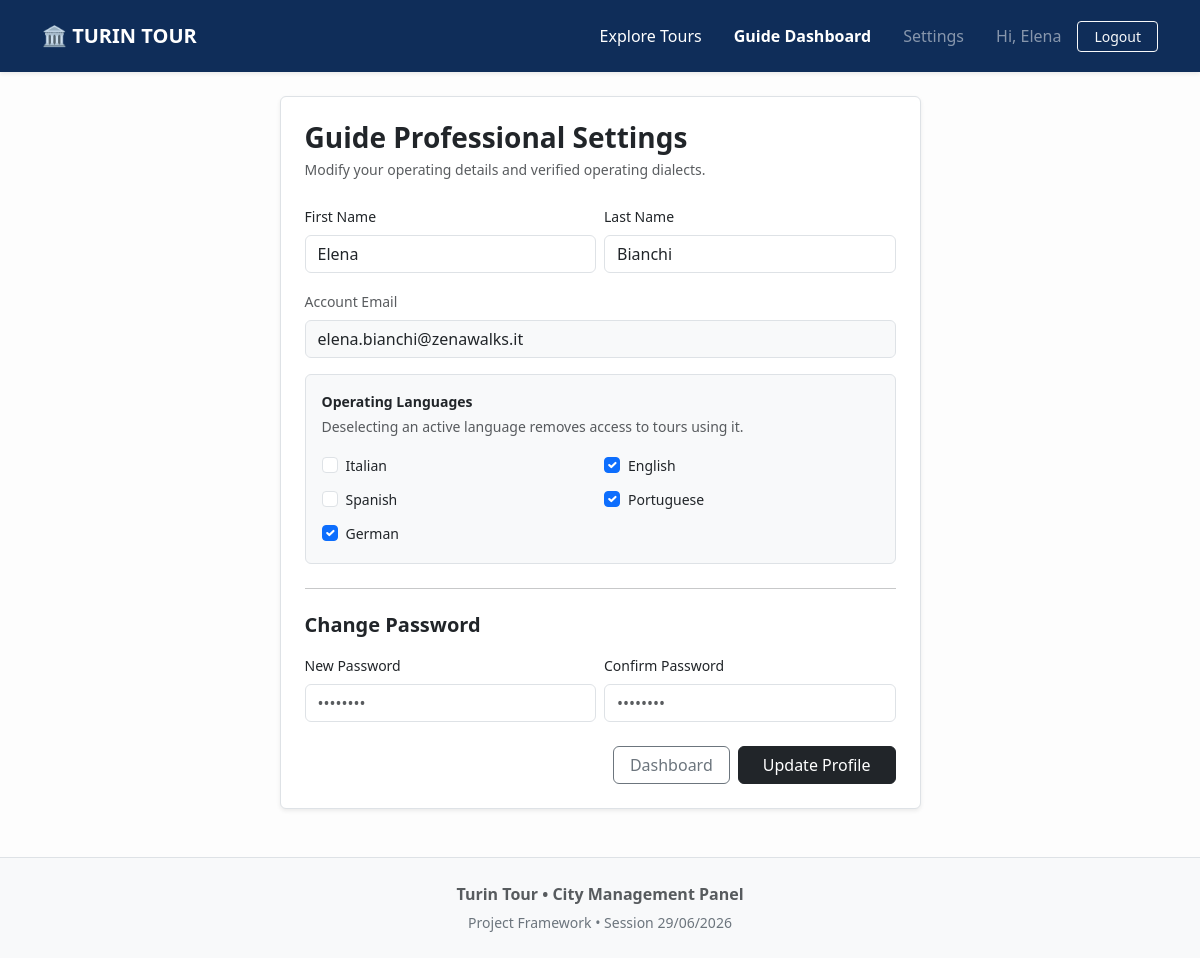
/guide/profile (signed in), run on the app's committed database.
### tables this page shows
CREATE TABLE users(
    id INTEGER PRIMARY KEY AUTOINCREMENT,
    email TEXT NOT NULL UNIQUE,
    password_hash TEXT NOT NULL,
    first_name TEXT NOT NULL,
    last_name TEXT NOT NULL,
    role TEXT NOT NULL CHECK(role IN ('guide', 'participant','admin')),
    languages TEXT
);

### routes/guides_route.py (the view, shortened to what this page needs)
@guides_bp.route('/profile', methods=['GET', 'POST'])
@login_required
def profile():
    if current_user.role != 'guide':
        flash('Unauthorized access layer.', 'danger')
        return redirect(url_for('main_route.index'))
    guide_languages = [lang for lang in current_user.languages] if hasattr(current_user, 'languages') else []
    return render_template('guide_profile.html', guide_languages=guide_languages)

### dao/db.py (called while the page is built)
def get_db_connection():
    db_path = "database.db"
    conn = sqlite3.connect(db_path)
    conn.execute("PRAGMA foreign_keys = ON;")
    conn.row_factory = sqlite3.Row
    return conn

### dao/user_dao.py (called while the page is built)
def get_user_by_id(user_id):
    conn = get_db_connection()
    row = conn.execute("SELECT * FROM users WHERE id = ?", (user_id,)).fetchone()
    conn.close()
    if not row:
        return None
    langs = row['languages'].split(',') if row['languages'] else []
    return User(row['id'], row['email'], row['first_name'], row['last_name'], row['role'], langs)

### models.py (called while the page is built)
    @property
    def is_guide(self):
        return self.role == 'guide'

### templates/guide_profile.html
{% extends 'base.html' %}
{% block content %}
<div class="row justify-content-center">
    <div class="col-md-7">
        <div class="card border shadow-sm p-4 bg-white rounded">
            <h3 class="fw-bold mb-1">Guide Professional Settings</h3>
            <p class="text-muted small mb-4">Modify your operating details and verified operating dialects.</p>
            <form method="POST" action="{{ url_for('guides_route.profile') }}">
                <div class="row g-2 mb-3">
                    <div class="col-6">
                        <label class="form-label small">First Name</label>
                        <input type="text" name="first_name" class="form-control" value="{{ current_user.first_name }}">
                    </div>
                    <div class="col-6">
                        <label class="form-label small">Last Name</label>
                        <input type="text" name="last_name" class="form-control" value="{{ current_user.last_name }}">
                    </div>
                </div>
                <div class="mb-3">
                    <label class="form-label small text-muted">Account Email</label>
                    <input type="email" class="form-control bg-light" value="{{ current_user.email }}" readonly disabled>
                </div>
                <div class="mb-4 p-3 bg-light rounded border">
                    <label class="form-label d-block fw-bold small mb-1">Operating Languages</label>
                    <p class="text-muted small mb-3">Deselecting an active language removes access to tours using it.</p>
                    <div class="row g-2">
                        {% for lang in ['Italian', 'English', 'Spanish', 'Portuguese', 'German'] %}
                            <div class="col-6">
                                <div class="form-check">
                                    <input class="form-check-input" type="checkbox" name="languages" value="{{ lang }}" id="p_lang_{{ lang }}"
                                    {% if lang in guide_languages %}checked{% endif %}>
                                    <label class="form-check-label small" for="p_lang_{{ lang }}">{{ lang }}</label>
                                </div>
                            </div>
                        {% endfor %}
                    </div>
                </div>
                <hr class="my-4">
                <h5 class="fw-bold text-dark mb-3">Change Password</h5>
                <div class="row g-2 mb-4">
                    <div class="col-6">
                        <label class="form-label small">New Password</label>
                        <input type="password" name="new_password" class="form-control" placeholder="••••••••">
                    </div>
                    <div class="col-6">
                        <label class="form-label small">Confirm Password</label>
                        <input type="password" name="confirm_password" class="form-control" placeholder="••••••••">
                    </div>
                </div>
                <div class="d-flex justify-content-end gap-2">
                    <a href="{{ url_for('guides_route.dashboard') }}" class="btn btn-outline-secondary px-3">Dashboard</a>
                    <button type="submit" class="btn btn-dark px-4">Update Profile</button>
                </div>
            </form>
        </div>
    </div>
</div>
{% endblock %}

### templates/base.html (shortened to what this page needs)
<!DOCTYPE html>
<html lang="en">
<head>
    <link href="https://cdn.jsdelivr.net/npm/bootstrap@5.3.0/dist/css/bootstrap.min.css" rel="stylesheet">
</head>
<body>
    <nav class="navbar navbar-expand-lg navbar-dark shadow-sm py-3">
        <div class="container">
            <a class="navbar-brand fw-bold" href="{{ url_for('main_route.index') }}">🏛️ TURIN TOUR</a>
            <div class="collapse navbar-collapse" id="navbarNav">
                <ul class="navbar-nav ms-auto align-items-center gap-3">
                    <li class="nav-item"><a class="nav-link text-white" href="{{ url_for('main_route.index') }}">Explore Tours</a></li>
                    {% if current_user.is_authenticated %}
                        {% if current_user.is_guide %}
                            <li class="nav-item"><a class="nav-link text-white fw-bold" href="{{ url_for('guides_route.dashboard') }}">Guide Dashboard</a></li>
                            <li class="nav-item"><a class="nav-link text-white-50" href="{{ url_for('guides_route.profile') }}">Settings</a></li>
                        {% elif current_user.is_admin %}
                            <li class="nav-item"><a class="nav-link text-white fw-bold" href="{{ url_for('admin_route.dashboard') }}">Admin Dashboard</a></li>
                            <li class="nav-item"><a class="nav-link text-white-50" href="{{ url_for('admin_route.profile') }}">Settings</a></li>
                        {% else %}
                            <li class="nav-item"><a class="nav-link text-white fw-bold" href="{{ url_for('participants_route.dashboard') }}">My Agenda</a></li>
                            <li class="nav-item"><a class="nav-link text-white-50" href="{{ url_for('participants_route.profile') }}">Settings</a></li>
                        {% endif %}
                        <li class="nav-item navbar-text text-white-50 ps-2">Hi, {{ current_user.first_name }}</li>
                        <li class="nav-item"><a class="btn btn-outline-light btn-sm px-3" href="{{ url_for('auth_route.logout') }}">Logout</a></li>
                    {% endif %}
                </ul>
            </div>
        </div>
    </nav>
    <div class="container my-4">
        {% block content %}{% endblock %}
    </div>
    <footer class="bg-light text-muted text-center py-4 mt-5 border-top">
        <div class="container">
            <p class="mb-1 fw-semibold">Turin Tour &bull; City Management Panel</p>
            <small class="text-secondary">Project Framework &bull; Session 29/06/2026</small>
        </div>
    </footer>
</body>
</html>

### templates/base.html (style rules this page uses)
body { background-color: #fdfdfd; color: #333333; font-family: system-ui, -apple-system, sans-serif; }
.navbar { background-color: #0f2d59 !important; }

### data on the page
users: first_name "Elena", last_name "Bianchi", email "elena.bianchi@zenawalks.it"

### other printed values
{{ lang }} "Italian" "English" "Spanish" "Portuguese" "German"
